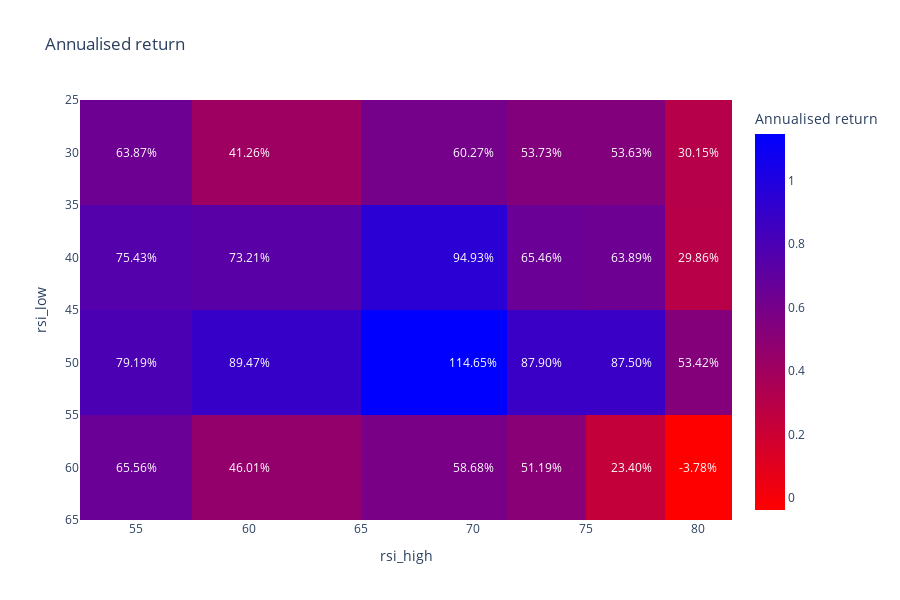

The notebook cell saved with this chart:
### Markdown cell above
# Heatmap

- Verify that results look to cluster around certain values and do not follow a random pattern

### Code cell
from tradeexecutor.analysis.grid_search import visualise_heatmap_2d

# Remove one extra axis by focusing only rsi_threshold=65
heatmap_data = table.xs(9, level="rsi_days")

# Draw heatmaps for two different metrics
fig = visualise_heatmap_2d(heatmap_data, "rsi_low", "rsi_high", "Annualised return")
display(fig)

### Figure 1 — Plotly figure (JSON) as saved in the notebook; plotly's stock layout.template omitted (floating-point values rounded to 4 significant figures)
{"data": [{"coloraxis": "coloraxis", "name": "0", "x": [55, 60, 70, 73, 77, 80], "y": [30, 40, 50, 60], "z": [[0.6387, 0.4126, 0.6027, 0.5373, 0.5363, 0.3015], [0.7543, 0.7321, 0.9493, 0.6546, 0.6389, 0.2986], [0.7919, 0.8947, 1.147, 0.879, 0.875, 0.5342], [0.6556, 0.4601, 0.5868, 0.5119, 0.234, -0.03775]], "type": "heatmap", "xaxis": "x", "yaxis": "y", "hovertemplate": "rsi_high: %{x}<br>rsi_low: %{y}<br>Annualised return: %{z}<extra></extra>", "text": [["63.87%", "41.26%", "60.27%", "53.73%", "53.63%", "30.15%"], ["75.43%", "73.21%", "94.93%", "65.46%", "63.89%", "29.86%"], ["79.19%", "89.47%", "114.65%", "87.90%", "87.50%", "53.42%"], ["65.56%", "46.01%", "58.68%", "51.19%", "23.40%", "-3.78%"]], "texttemplate": "%{text}"}], "layout": {"xaxis": {"anchor": "y", "domain": [0.0, 1.0], "title": {"text": "rsi_high"}}, "yaxis": {"anchor": "x", "domain": [0.0, 1.0], "autorange": "reversed", "title": {"text": "rsi_low"}}, "coloraxis": {"colorbar": {"title": {"text": "Annualised return"}}, "colorscale": [[0.0, "rgb(255,0,0)"], [1.0, "rgb(0,0,255)"]]}, "title": {"text": "Annualised return"}, "height": 600}}
